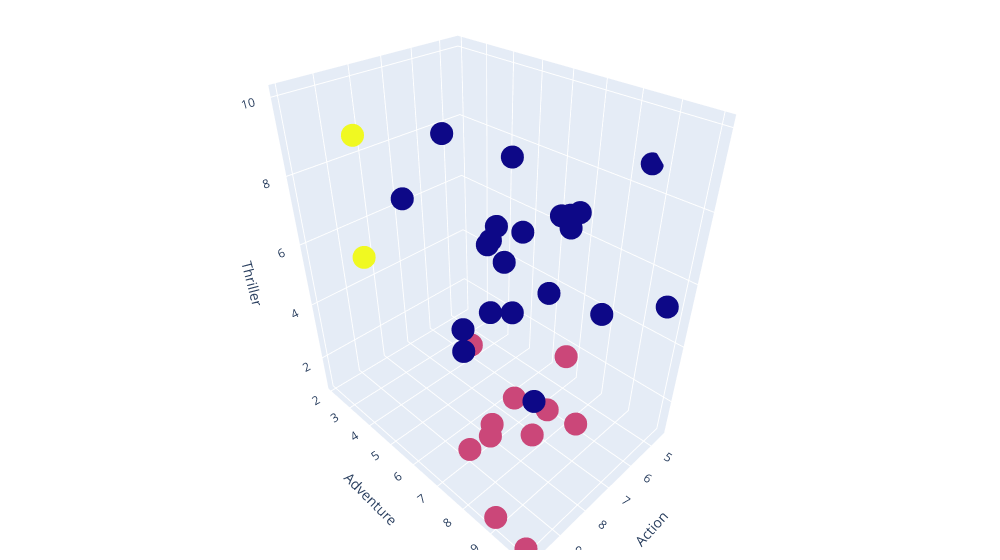

The code cell stored with this chart in its notebook:
### Markdown cell above
Now I was able to plot my 3 clusters by defining the color of my points to equal `model.labels_`.

### Code cell
fig = go.Figure(data=[go.Scatter3d(x=subset.iloc[:,0], y=subset.iloc[:,1], z=subset.iloc[:,2], mode='markers', 
                                   marker=dict(color=model.labels_), text=subset.index)])
        
fig.update_layout(scene = dict(
    xaxis_title="Action",
    yaxis_title="Adventure",
    zaxis_title="Thriller"),
    width=1000,
    margin=dict(r=30, b=10, l=10, t=10))
        
fig.show()

### Figure 1 — Plotly figure (JSON) as saved in the notebook; plotly's stock layout.template omitted (floating-point values rounded to 4 significant figures)
{"data": [{"marker": {"color": [0, 0, 0, 1, 0, 1, 2, 1, 0, 0, 0, 0, 0, 0, 1, 0, 0, 0, 0, 0, 0, 0, 0, 1, 1, 1, 0, 0, 0, 0, 0, 0, 0, 0, 1, 0, 1, 1, 1, 2]}, "mode": "markers", "text": ["Chao, Christopher", "Chen, Yu-Wen", "Chen, Ziheng", "Duan, Shangyan", "Ferrer, Darrel Steve", "Gong, Minghao", "Guo, Jie", "Guo, Ziyu", "Hernandez, Marisol", "Hsiao, Yu-Chen", "Jiang, Denggao", "Kommu, Vasanth", "Lester, Michelle", "Li, Binghao", "Li, Zhiqian", "Liao, Ting-Chun", "Liu, Chang", "Lunny, Tessa", "Lyu, Jiye", "Lyu, Kunlin", "Ma, Mingfei", "Mai, Dat", "Mao, Ziyuan 'Jessica'", "Mei, Yu", "Molenaar, Chase", "Ngo, Thi Xuan", "Nguyen, Don", "Ou, Xiang", "Reyes, Fernando", "Rosales, Christopher", "Shah, Harsh Rajeshkumar", "Sigel, Daniel", "Singh, Robin", "Swanson, Cameron", "Tang, Shaojie", "Wang, Victor", "YANG, RUIHAO", "Yao, Ting", "Zheng, Tan", "Nehoran, Dana"], "type": "scatter3d", "x": [7, 9, 8.272, 10, 9.5, 9.9, 8.5, 10, 8.8, 8.5, 10, 8.272, 8.272, 6, 7, 5, 8, 8.272, 8, 10, 10, 9.5, 4.5, 10, 6.5, 7, 10, 8, 8.272, 8.272, 7, 8.272, 8.272, 7.5, 9.9, 8, 7, 7.8, 8.5, 8.3], "y": [8.3, 7.8, 9, 8.8, 8.67, 8, 2.2, 10, 6.2, 9.6, 8, 7.782, 7.782, 7.5, 5, 9.9, 7.782, 7.782, 8.6, 6.3, 10, 8.3, 8.6, 10, 8.111, 6.778, 8, 10, 7.782, 7.782, 6.5, 7.782, 7.782, 6.5, 8.888, 6.7, 8, 6.67, 10.0, 2.1], "z": [7.9, 6.38, 9, 4, 8.351, 2.8, 5, 5, 10, 9.4, 6, 5.961, 5.961, 7.5, 2.5, 5.5, 8, 5.961, 6.8, 9, 5.961, 8.677, 8.7, 1, 3.7, 1.576, 6.6, 7, 5.961, 5.961, 9, 5.961, 5.961, 7.4, 1, 7.2, 2, 1.01, 4.156, 8.6]}], "layout": {"margin": {"b": 10, "l": 10, "r": 30, "t": 10}, "scene": {"xaxis": {"title": {"text": "Action"}}, "yaxis": {"title": {"text": "Adventure"}}, "zaxis": {"title": {"text": "Thriller"}}}, "width": 1000}}
